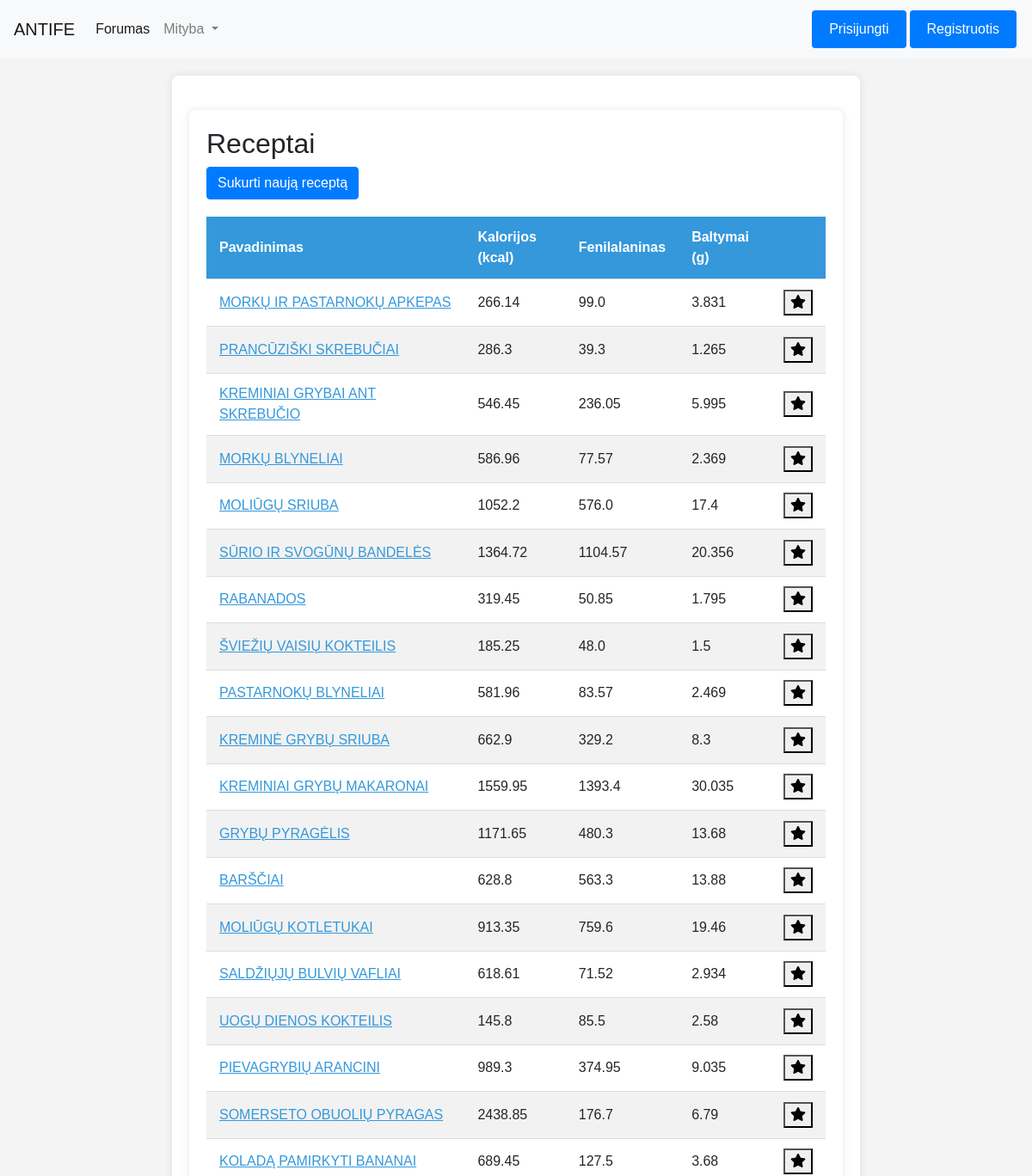
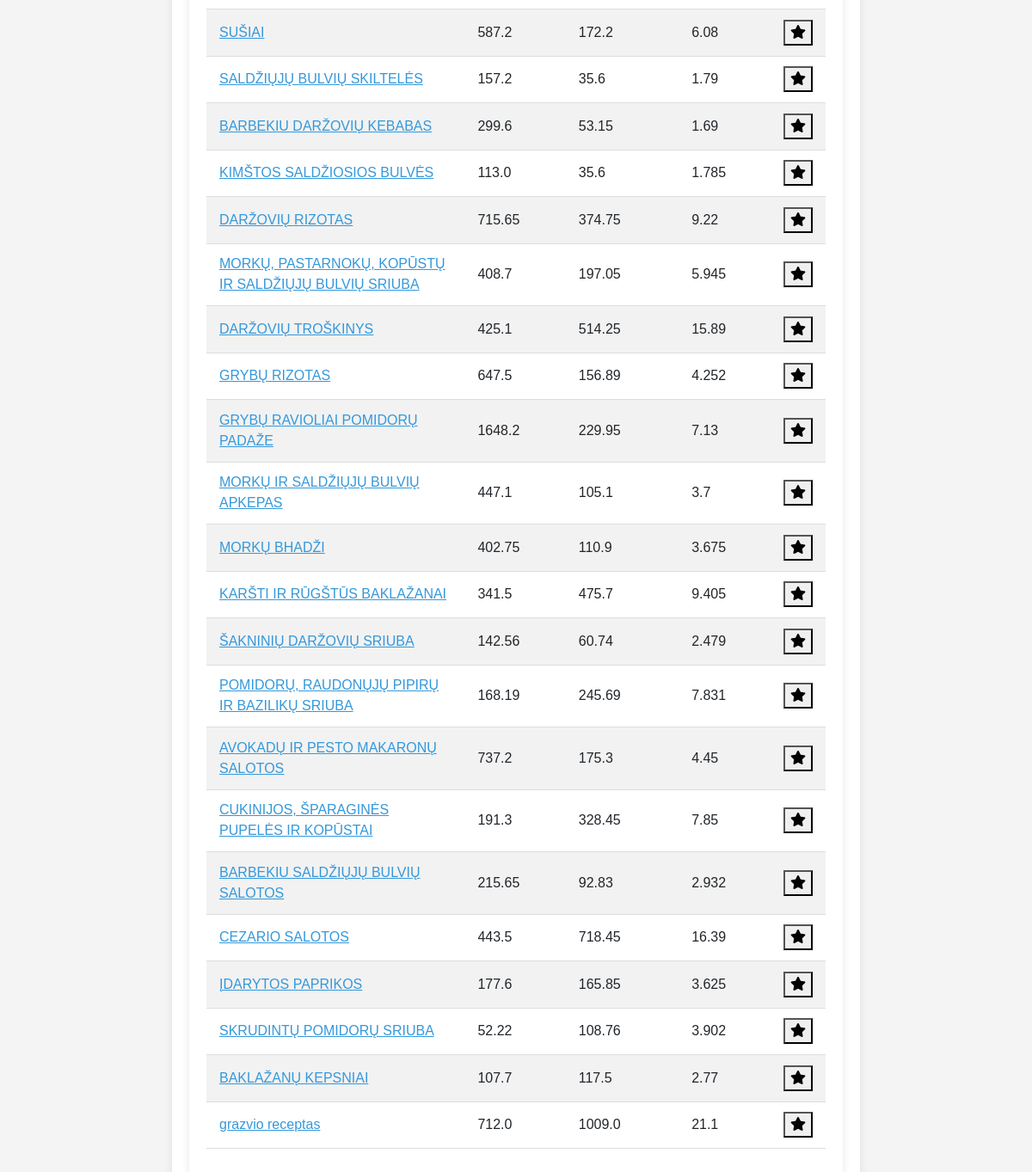
The page /mityba/receptai_list/ on the database its author committed (2 pictures, top to bottom).
### homepage/models.py (models this page shows)
class Receptai(models.Model):
    kalorijos = models.FloatField(default=0.0)
    pavadinimas = models.CharField(max_length=255)
    fenilalaninas = models.FloatField(default=0.0)
    baltymai = models.FloatField(default=0.0)
    aprasas = models.CharField(max_length=300)
    visible = models.BooleanField(default=True)

### Mityba/views.py (the view)
# urls.py: path('receptai_list/', views.receptai_list, name='receptai_list'),
def receptai_list(request):
    all_receptai = Receptai.objects.filter(visible=True)
    user_favorite_ids = []
    if request.user.is_authenticated:
        current_user = request.user
        naudotojas = Naudotojai.objects.get(user=current_user)
        user_favorite_ids = Megstamiausi_receptai.objects.filter(fk_Naudotojasid_Naudotojas=naudotojas).values_list('fk_Receptasid_Receptas', flat=True)
    sorted_receptai = sorted(all_receptai, key=lambda r: r.id not in user_favorite_ids)
    return render(request, 'Receptai.html', {'receptai_list': sorted_receptai, 'user_favorite_ids': user_favorite_ids})

### Mityba/templates/Receptai.html (shortened to what this page needs)
{% extends "base.html" %}
{% block content %}
    <div class="container">
        <h2>Receptai</h2>
        <a href="{% url 'mityba:create_recipe' %}" class="btn btn-primary custom-button">Sukurti naują receptą</a>
        <link rel="stylesheet" href="https://cdnjs.cloudflare.com/ajax/libs/font-awesome/5.15.4/css/all.min.css">
        <table class="styled-table">
            <thead>
                <tr>
                    <th>Pavadinimas</th>
                    <th>Kalorijos (kcal)</th>
                    <th>Fenilalaninas</th>
                    <th>Baltymai (g)</th>
                    <th></th>
                </tr>
            </thead>
            <tbody>
                {% for receptas in receptai_list %}
                    <tr>
                        <td class="name-cell" data-toggle="aprasas-{{ forloop.counter }}" data-ingredientai="ingredientai-{{ forloop.counter }}">{{ receptas.pavadinimas }}</td>
                        <td>{{ receptas.kalorijos }}</td>
                        <td>{{ receptas.fenilalaninas }}</td>
                        <td>{{ receptas.baltymai }}</td>
                        <td><button class="favorite-recipe-btn" data-recipe-id="{{ receptas.id }}"><i class="fa fa-star{% if receptas.id in user_favorite_ids %} fa-star-blue{% endif %}"></i></button></td>
                    </tr>
                {% endfor %}
            </tbody>
        </table>
    </div>
{% endblock %}

### Mityba/templates/Receptai.html (style rules this page uses)
body { font-family: 'Arial', sans-serif; background-color: #f4f4f4; margin: 0; padding: 0; }
.container { max-width: 800px; margin: 20px auto; background-color: #fff; padding: 20px; border-radius: 8px; box-shadow: 0 0 10px rgba(0, 0, 0, 0.1); }
.styled-table { width: 100%; border-collapse: collapse; margin: 20px 0; font-size: 16px; text-align: left; }
.styled-table th, .styled-table td { padding: 12px 15px; border-bottom: 1px solid #ddd; cursor: pointer; }
.styled-table th { background-color: #3498db; color: #fff; }
.styled-table tbody tr:nth-child(even) { background-color: #f2f2f2; }
.name-cell { color: #3498db; text-decoration: underline; cursor: pointer; }

### rows shown on the page
Receptai: pavadinimas "MORKŲ IR PASTARNOKŲ APKEPAS", kalorijos "266.14", fenilalaninas "99.0", baltymai "3.831"
Receptai: pavadinimas "PRANCŪZIŠKI SKREBUČIAI", kalorijos "286.3", fenilalaninas "39.3", baltymai "1.265"
Receptai: pavadinimas "KREMINIAI GRYBAI ANT SKREBUČIO", kalorijos "546.45", fenilalaninas "236.05", baltymai "5.995"
Receptai: pavadinimas "MORKŲ BLYNELIAI", kalorijos "586.96", fenilalaninas "77.57", baltymai "2.369"
Receptai: pavadinimas "MOLIŪGŲ SRIUBA", kalorijos "1052.2", fenilalaninas "576.0", baltymai "17.4"
Receptai: pavadinimas "SŪRIO IR SVOGŪNŲ BANDELĖS", kalorijos "1364.72", fenilalaninas "1104.57", baltymai "20.356"
Receptai: pavadinimas "RABANADOS", kalorijos "319.45", fenilalaninas "50.85", baltymai "1.795"
Receptai: pavadinimas "ŠVIEŽIŲ VAISIŲ KOKTEILIS", kalorijos "185.25", fenilalaninas "48.0", baltymai "1.5"
Receptai: pavadinimas "PASTARNOKŲ BLYNELIAI", kalorijos "581.96", fenilalaninas "83.57", baltymai "2.469"
Receptai: pavadinimas "KREMINĖ GRYBŲ SRIUBA", kalorijos "662.9", fenilalaninas "329.2", baltymai "8.3"
Receptai: pavadinimas "KREMINIAI GRYBŲ MAKARONAI", kalorijos "1559.95", fenilalaninas "1393.4", baltymai "30.035"
Receptai: pavadinimas "GRYBŲ PYRAGĖLIS", kalorijos "1171.65", fenilalaninas "480.3", baltymai "13.68"
Receptai: pavadinimas "BARŠČIAI", kalorijos "628.8", fenilalaninas "563.3", baltymai "13.88"
Receptai: pavadinimas "MOLIŪGŲ KOTLETUKAI", kalorijos "913.35", fenilalaninas "759.6", baltymai "19.46"
Receptai: pavadinimas "SALDŽIŲJŲ BULVIŲ VAFLIAI", kalorijos "618.61", fenilalaninas "71.52", baltymai "2.934"
Receptai: pavadinimas "UOGŲ DIENOS KOKTEILIS", kalorijos "145.8", fenilalaninas "85.5", baltymai "2.58"
Receptai: pavadinimas "PIEVAGRYBIŲ ARANCINI", kalorijos "989.3", fenilalaninas "374.95", baltymai "9.035"
Receptai: pavadinimas "SOMERSETO OBUOLIŲ PYRAGAS", kalorijos "2438.85", fenilalaninas "176.7", baltymai "6.79"
Receptai: pavadinimas "KOLADĄ PAMIRKYTI BANANAI", kalorijos "689.45", fenilalaninas "127.5", baltymai "3.68"
Receptai: pavadinimas "SUŠIAI", kalorijos "587.2", fenilalaninas "172.2", baltymai "6.08"
Receptai: pavadinimas "SALDŽIŲJŲ BULVIŲ SKILTELĖS", kalorijos "157.2", fenilalaninas "35.6", baltymai "1.79"
Receptai: pavadinimas "BARBEKIU DARŽOVIŲ KEBABAS", kalorijos "299.6", fenilalaninas "53.15", baltymai "1.69"
Receptai: pavadinimas "KIMŠTOS SALDŽIOSIOS BULVĖS", kalorijos "113.0", fenilalaninas "35.6", baltymai "1.785"
Receptai: pavadinimas "DARŽOVIŲ RIZOTAS", kalorijos "715.65", fenilalaninas "374.75", baltymai "9.22"
Receptai: pavadinimas "MORKŲ, PASTARNOKŲ, KOPŪSTŲ IR SALDŽIŲJŲ BULVIŲ SRIUBA", kalorijos "408.7", fenilalaninas "197.05", baltymai "5.945"
Receptai: pavadinimas "DARŽOVIŲ TROŠKINYS", kalorijos "425.1", fenilalaninas "514.25", baltymai "15.89"
Receptai: pavadinimas "GRYBŲ RIZOTAS", kalorijos "647.5", fenilalaninas "156.89", baltymai "4.252"
Receptai: pavadinimas "GRYBŲ RAVIOLIAI POMIDORŲ PADAŽE", kalorijos "1648.2", fenilalaninas "229.95", baltymai "7.13"
Receptai: pavadinimas "MORKŲ IR SALDŽIŲJŲ BULVIŲ APKEPAS", kalorijos "447.1", fenilalaninas "105.1", baltymai "3.7"
Receptai: pavadinimas "MORKŲ BHADŽI", kalorijos "402.75", fenilalaninas "110.9", baltymai "3.675"
Receptai: pavadinimas "KARŠTI IR RŪGŠTŪS BAKLAŽANAI", kalorijos "341.5", fenilalaninas "475.7", baltymai "9.405"
Receptai: pavadinimas "ŠAKNINIŲ DARŽOVIŲ SRIUBA", kalorijos "142.56", fenilalaninas "60.74", baltymai "2.479"
Receptai: pavadinimas "POMIDORŲ, RAUDONŲJŲ PIPIRŲ IR BAZILIKŲ SRIUBA", kalorijos "168.19", fenilalaninas "245.69", baltymai "7.831"
Receptai: pavadinimas "AVOKADŲ IR PESTO MAKARONŲ SALOTOS", kalorijos "737.2", fenilalaninas "175.3", baltymai "4.45"
Receptai: pavadinimas "CUKINIJOS, ŠPARAGINĖS PUPELĖS IR KOPŪSTAI", kalorijos "191.3", fenilalaninas "328.45", baltymai "7.85"
Receptai: pavadinimas "BARBEKIU SALDŽIŲJŲ BULVIŲ SALOTOS", kalorijos "215.65", fenilalaninas "92.83", baltymai "2.932"
Receptai: pavadinimas "CEZARIO SALOTOS", kalorijos "443.5", fenilalaninas "718.45", baltymai "16.39"
Receptai: pavadinimas "ĮDARYTOS PAPRIKOS", kalorijos "177.6", fenilalaninas "165.85", baltymai "3.625"
Receptai: pavadinimas "SKRUDINTŲ POMIDORŲ SRIUBA", kalorijos "52.22", fenilalaninas "108.76", baltymai "3.902"
Receptai: pavadinimas "BAKLAŽANŲ KEPSNIAI", kalorijos "107.7", fenilalaninas "117.5", baltymai "2.77"
Receptai: pavadinimas "grazvio receptas", kalorijos "712.0", fenilalaninas "1009.0", baltymai "21.1"
